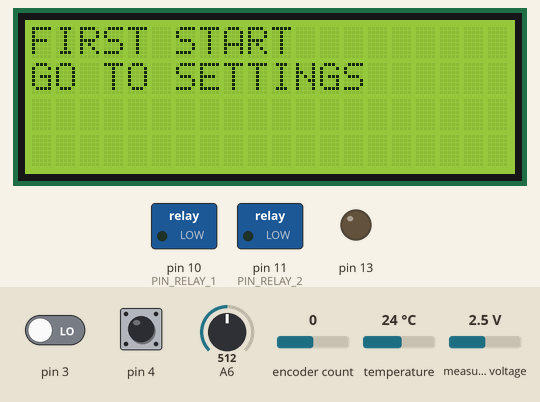
Recording of a sketch running on a simulated Arduino Nano, built with avr-gcc and run on an emulated ATmega328P. Parts: 20×4 character LCD, switched loads named in the sketch (green lamp = pin HIGH), output pins drawn as LEDs (lit = HIGH). The test bench sets the inputs (shaded band); at power-on: pin 4 HIGH, encoder count 0, pin 3 LOW, A6 = 512, temperature 24 °C, measured voltage 2.5 V. EEPROM starts erased; what the sketch prints to the serial monitor is not drawn.

Above: at 1.2 s.
1.3 s: pin 4 pulled LOW for 3.2 s
At 4.9 s:
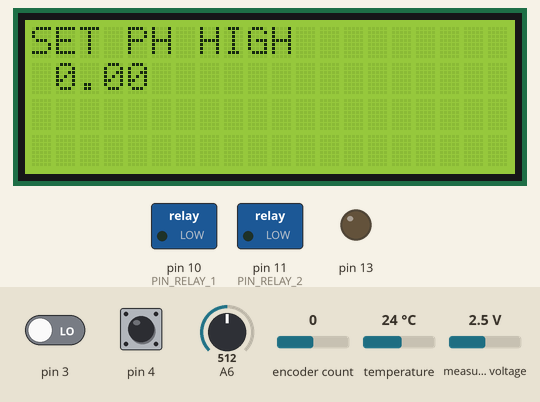
6.0 s: pin 4 pulled LOW for 3.2 s
At 8.5 s:
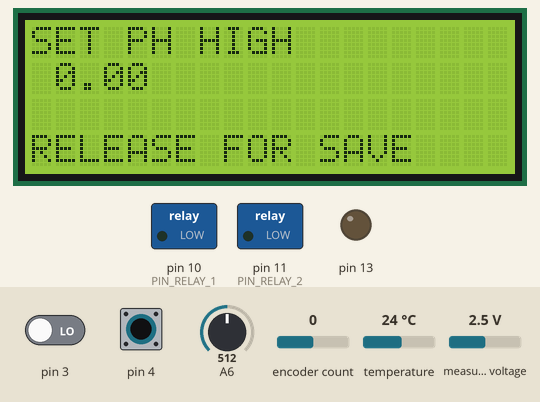
12.2 s: pin 4 pulled LOW for 3.2 s
At 14.9 s:
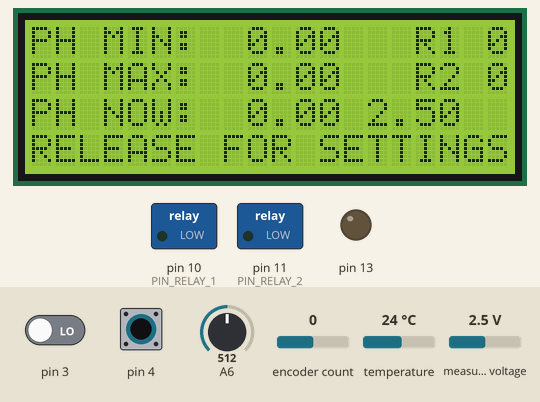
17.7 s: encoder count set to 1
At 18.1 s:
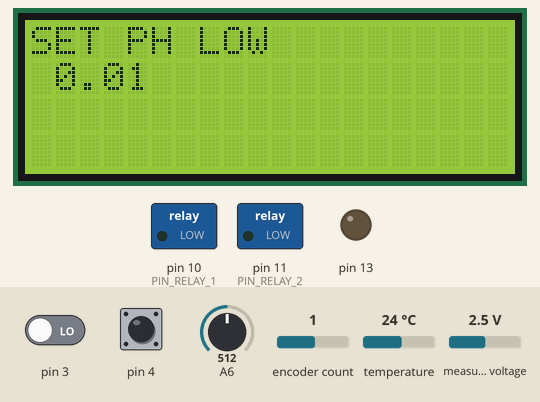
19.2 s: encoder count set to 2
20.7 s: encoder count set to 3
Timing chart, 0 to 23.2 s (numbered marks = the images above; inputs shaded):
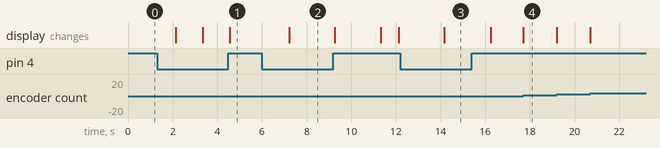

The sketch:

Reaktor2.ino
```cpp
#define CLK 2
#define DT  3
#define SW  4

#define ADDRESS_PH_LOW  10
#define ADDRESS_PH_HIGH 20

#define PIN_RELAY_1 10
#define PIN_RELAY_2 11
#define PIN_DS18B20 5

#include "GyverEncoder.h"
Encoder enc1(CLK, DT, SW);

#include <LiquidCrystal_I2C.h>
#include <Wire.h>
LiquidCrystal_I2C lcd(0x27, 20, 4);

#include <Adafruit_ADS1015.h>
Adafruit_ADS1115 ads;

#include <EEPROM.h>

#include <OneWire.h>
#include <DallasTemperature.h>
OneWire oneWire(PIN_DS18B20);
DallasTemperature ds18b20(&oneWire);
DeviceAddress insideThermometer;
float temp = 0;
uint32_t tempUpdateTimer = 0;
const int tempUpdateDelay = 1000;

float multiplier = 0.1875f;

int mode = 0;
bool firstProcessing = true;
bool pressed = false;
uint32_t pressTime = 0;
uint32_t pressTimeNeed = 500;
uint16_t phAbsMax = 1400; // 14.00

int32_t phLow = 0;
int32_t phHigh = 0;

bool relay1 = false, relay1Old = false;
bool relay2 = false, relay2Old = false;

void displayPh(uint16_t ph){
  if ((ph / 100) < 10)
  lcd.print(" ");
  lcd.print(ph / 100);
  lcd.print(".");
  if ((ph % 100) < 10)
  lcd.print("0");
  lcd.print(ph % 100);
}

void displayMv(uint16_t mv){
  if (mv < 10000)
    lcd.print(" ");
  if (mv < 1000)
    lcd.print(" ");
  if (mv < 100)
    lcd.print(" ");
  if (mv < 10)
    lcd.print(" ");
  lcd.print(mv);
}

void modeLoading() {
  lcd.clear();
  /* FIRST START */
  uint8_t buf = 0;
  EEPROM.get(0, buf);
  if (buf != 127){
    lcd.setCursor(0,0);
    lcd.print("FIRST START");
    lcd.setCursor(0,1);
    lcd.print("GO TO SETTINGS");
    delay(2000);
    mode = 11;
    return;
  }

  /* FULL RESET */
  if (enc1.isHold()){
    mode = -1;
    return;
  }

  /* WORK MODE */
  EEPROM.get(ADDRESS_PH_LOW, phLow);
  EEPROM.get(ADDRESS_PH_HIGH, phHigh);
  lcd.setCursor(0,0);
  lcd.print("WORK MODE");
  delay(2000);
  mode = 1;

}

uint32_t displayUpdateTimer = 0;
uint32_t displayUpdateDelay = 500;
uint16_t phUE = 0;
uint16_t phVoltage = 0, phVoltageOld = 0;
uint16_t phNow = 0, phNowOld = 0;
void modeWork() {
  if (firstProcessing){
    lcd.clear();
    firstProcessing = false;
    lcd.setCursor(0, 0);
    lcd.print("PH MIN: ");
    displayPh(phLow);
    lcd.setCursor(0, 1);
    lcd.print("PH MAX: ");
    displayPh(phHigh);
    lcd.setCursor(0, 2);
    lcd.print("PH NOW: ");
    displayPh(phNow);
    lcd.setCursor(0, 3);
    lcd.print("TEMP: ");
    lcd.print(temp);
    lcd.setCursor(16, 0);
    lcd.print("R1 ");
    lcd.print(relay1);
    lcd.setCursor(16, 1);
    lcd.print("R2 ");
    lcd.print(relay2);
  }

  /* TEMP */
  if (millis() > tempUpdateTimer) {
    tempUpdateTimer = millis() + tempUpdateDelay;
    uint32_t old = millis();
    ds18b20.requestTemperatures();
    Serial.println(millis() - old);
    temp = ds18b20.getTempC(insideThermometer);
  }

  /* PH */
   phUE = ads.readADC_SingleEnded(3);
//  phUE = ads.readADC_Differential_0_1();
  phVoltage = (float)phUE * multiplier;
  phNow = phVoltage;

  float phA6 = (analogRead(A6) * 5) / 1024.0;

  if (phNow < phLow){
    relay1 = true;
    relay2 = false;
  } else
  if (phNow > phHigh){
    relay1 = false;
    relay2 = true;
  } else {
    relay1 = false;
    relay2 = false;
  }
  digitalWrite(PIN_RELAY_1, relay1);
  digitalWrite(PIN_RELAY_2, relay2);

  if (millis() > displayUpdateTimer){
    displayUpdateTimer = millis() + displayUpdateDelay;
    lcd.setCursor(8, 2);
    lcd.print("     ");
    lcd.setCursor(8, 2);
    displayPh(phNow);
    lcd.setCursor(14, 2);
    lcd.print(phA6);
    lcd.setCursor(6, 3);
    lcd.print("     ");
    lcd.setCursor(6, 3);
    lcd.print(temp); lcd.print(" C");
    lcd.setCursor(19, 0);
    lcd.print(relay1);
    lcd.setCursor(19, 1);
    lcd.print(relay2);
  }

  if (enc1.isHold()){
    if (!pressed){
      pressed = true;
      pressTime = millis();
    }
    if (millis() - pressTime > pressTimeNeed){
      lcd.setCursor(0,3);
      lcd.print("RELEASE FOR SETTINGS");
    }
  }
  if (!enc1.isHold() && pressed) {
    pressed = false;
    if (millis() - pressTime > pressTimeNeed){
      firstProcessing = true;
      mode = 11;
    }
  }
}

void modeUnwork() {
  relay1 = false;
  relay2 = false;
  digitalWrite(PIN_RELAY_1, relay1);
  digitalWrite(PIN_RELAY_2, relay2);
}

void modeSetPhLow() {
  if (firstProcessing) {
    EEPROM.get(ADDRESS_PH_LOW, phLow);
    firstProcessing = false;
    lcd.clear();
    lcd.setCursor(0,0);
    lcd.print("SET PH LOW");
  }

  if (enc1.isFastR())
    phLow += 10;
  if (enc1.isFastL())
    phLow -= 10;
  if (enc1.isRight())
    phLow += 1;
  if (enc1.isLeft())
    phLow -= 1;

  if (phLow > phAbsMax)
    phLow = phAbsMax;
  if (phLow < 0)
    phLow = 0;

  lcd.setCursor(0,1);
  displayPh(phLow);

  if (enc1.isHold()){
    if (!pressed){
      pressed = true;
      pressTime = millis();
    }
    if (millis() - pressTime > pressTimeNeed){
      lcd.setCursor(0,3);
      lcd.print("RELEASE FOR SAVE");
    }
  }
  if (!enc1.isHold() && pressed) {
    pressed = false;
    if (millis() - pressTime > pressTimeNeed){
      EEPROM.put(ADDRESS_PH_LOW, phLow);
      firstProcessing = true;
      mode++;
    }
  }
}

void modeSetPhHigh() {
  if (firstProcessing) {
    EEPROM.get(ADDRESS_PH_HIGH, phHigh);
    if (phHigh < phLow)
      phHigh = phLow;
    firstProcessing = false;
    lcd.clear();
    lcd.setCursor(0,0);
    lcd.print("SET PH HIGH");
  }

  if (enc1.isFastR())
    phHigh += 10;
  if (enc1.isFastL())
    phHigh -= 10;
  if (enc1.isRight())
    phHigh += 1;
  if (enc1.isLeft())
    phHigh -= 1;

  if (phHigh > phAbsMax)
    phHigh = phAbsMax;
  if (phHigh < phLow)
    phHigh = phLow;

  lcd.setCursor(0,1);
  displayPh(phHigh);

  if (enc1.isHold()){
    if (!pressed){
      pressed = true;
      pressTime = millis();
    }
    if (millis() - pressTime > pressTimeNeed){
      lcd.setCursor(0,3);
      lcd.print("RELEASE FOR SAVE");
    }
  }
  if (!enc1.isHold() && pressed) {
    pressed = false;
    if (millis() - pressTime > pressTimeNeed){
      EEPROM.put(ADDRESS_PH_HIGH, phHigh);
      firstProcessing = true;
      mode++;
    }
  }
}

void modeSetupCompleted() {
  EEPROM.put(0, 127);
  lcd.clear();
  lcd.setCursor(0,0);
  lcd.print("SETUP COMPLETED!");
  lcd.setCursor(0,1);
  lcd.print("GO TO WORK MODE");
  delay(2000);
  mode = 1;
}

uint8_t isHardReset = false;
void modeHardReset() {
  if (firstProcessing) {
    firstProcessing = false;
    lcd.clear();
    lcd.setCursor(0,0);
    lcd.print("YOU REALLY WANT");
    lcd.setCursor(0,1);
    lcd.print("HARD RESET?");
    delay(1000);
  }

  if (enc1.isRight())
    isHardReset = 1;
  if (enc1.isLeft())
    isHardReset = 0;

  lcd.setCursor(0,2);
  lcd.print(isHardReset);

  if (enc1.isHold()){
    if (!pressed){
      pressed = true;
      pressTime = millis();
    }
    if (millis() - pressTime > pressTimeNeed){
      lcd.setCursor(0,3);
      lcd.print("RELEASE FOR SAVE");
    }
  }
  if (!enc1.isHold() && pressed) {
    pressed = false;
    if (millis() - pressTime > pressTimeNeed){
      if (isHardReset){
        EEPROM.put(0, 128);
        EEPROM.put(ADDRESS_PH_LOW, 0);
        EEPROM.put(ADDRESS_PH_HIGH, 0);
      }
      firstProcessing = true;
      mode = 0;
    }
  }
}

void isrCLK() {
  enc1.tick();  // отработка в прерывании
}
void isrDT() {
  enc1.tick();  // отработка в прерывании
}

void setup() {
  pinMode(13, OUTPUT);
  pinMode(PIN_RELAY_1, OUTPUT);
  pinMode(PIN_RELAY_2, OUTPUT);

  lcd.init();
  lcd.backlight();

  Serial.begin(57600);

  enc1.setType(TYPE2);
  attachInterrupt(0, isrCLK, CHANGE);    // прерывание на 2 пине! CLK у энка
  attachInterrupt(1, isrDT, CHANGE);    // прерывание на 3 пине! DT у энка


  ads.setGain(GAIN_TWOTHIRDS); multiplier = 0.1875f;    // 2/3x gain +/- 6.144V  1 bit = 0.1875mV (default)
//  ads.setGain(GAIN_ONE);       multiplier = 0.125f;     // 1x gain   +/- 4.096V  1 bit = 0.125mV
//  ads.setGain(GAIN_TWO);       multiplier = 0.0625f;    // 2x gain   +/- 2.048V  1 bit = 0.0625mV
//  ads.setGain(GAIN_FOUR);      multiplier = 0.03125f;   // 4x gain   +/- 1.024V  1 bit = 0.03125mV
//  ads.setGain(GAIN_EIGHT);     multiplier = 0.015625f;  // 8x gain   +/- 0.512V  1 bit = 0.015625mV
//  ads.setGain(GAIN_SIXTEEN);   multiplier = 0.0078125f; // 16x gain  +/- 0.256V  1 bit = 0.0078125mV
  ads.begin();

  ds18b20.begin();
  Serial.print("FOUND DS18B20: ");
  Serial.println(ds18b20.getDeviceCount(), DEC);
  if (!ds18b20.getAddress(insideThermometer, 0))
    Serial.println("Unable to find address for Device 0");

  ds18b20.setResolution(insideThermometer, 12);

  pinMode(A6, INPUT);
}

void loop() {
  enc1.tick();
  switch(mode) {
    case -1: modeHardReset(); break;
    case 0: modeLoading(); break;
    case 1: modeWork(); break;
    case 11: modeSetPhLow(); break;
    case 12: modeSetPhHigh(); break;
    case 13: modeSetupCompleted(); break;
    default: break;
  }
  if (mode != 1)
    modeUnwork();
}
```

Measured:
- after the input at 1.3 s, the display: first differs from a run without the input after 2.0 s (image 1 shows a later state)
- after the input at 6.0 s, the display: changes after 1.2 s (image 2)
- after the input at 12.2 s, the display: changes after 2.0 s (image 3)
- after the input at 17.7 s, the display: changes at once (image 4)
